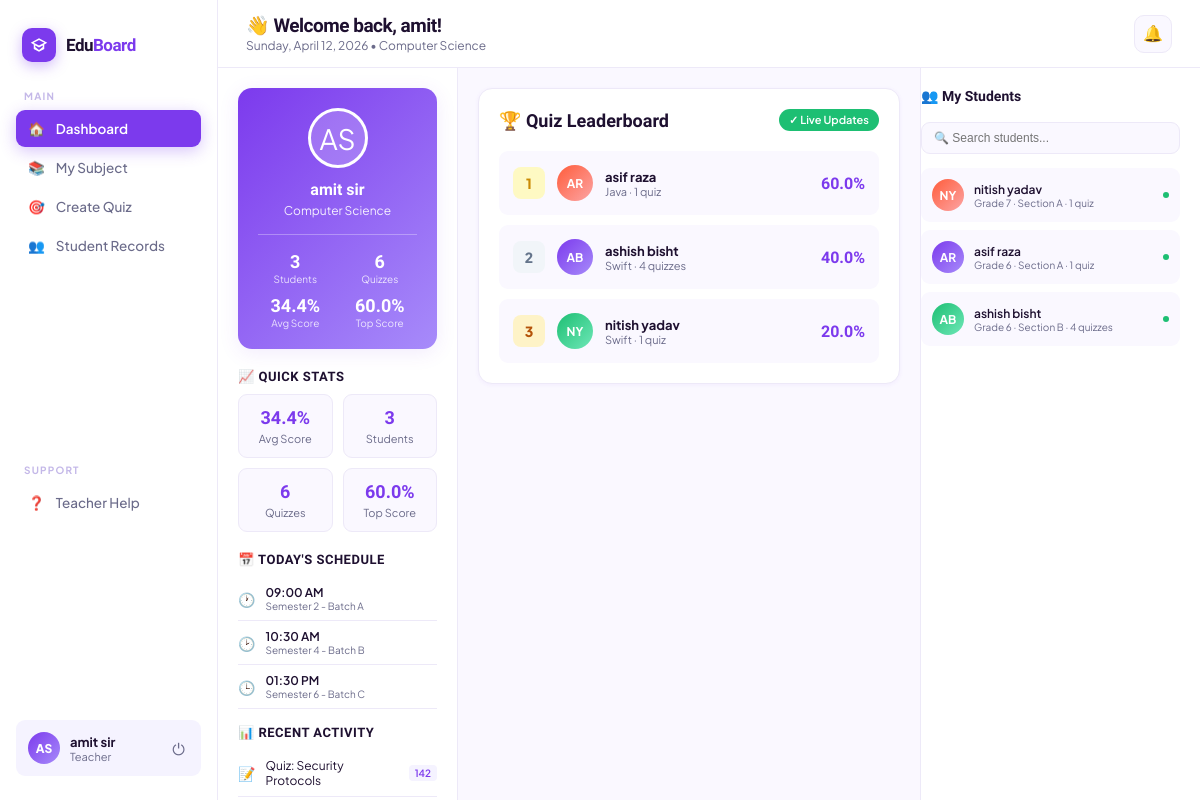
Screenshot of /teacher-dashboard (signed in) with the database file from the repository.
### app.py (models this page shows)
class User(db.Model):
    id            = db.Column(db.Integer, primary_key=True)
    first_name    = db.Column(db.String(80),  nullable=False)
    last_name     = db.Column(db.String(80),  nullable=False)
    email         = db.Column(db.String(150), unique=True, nullable=False)
    password_hash = db.Column(db.String(256), nullable=False)
    role          = db.Column(db.String(20),  default='student')   # student | teacher
    grade         = db.Column(db.String(20),  nullable=True)       # student only
    section       = db.Column(db.String(20),  nullable=True)       # student only
    subject       = db.Column(db.String(80),  nullable=True)       # teacher only
    staff_id      = db.Column(db.String(40),  nullable=True)       # teacher only
    created_at    = db.Column(db.DateTime,    default=datetime.utcnow)
    quiz_attempts = db.relationship('QuizAttempt', backref='user', lazy=True)
    @property
    def full_name(self):
        return f"{self.first_name} {self.last_name}"
    @property
    def initials(self):
        return f"{self.first_name[0]}{self.last_name[0]}".upper()

class QuizAttempt(db.Model):
    id          = db.Column(db.Integer, primary_key=True)
    user_id     = db.Column(db.Integer, db.ForeignKey('user.id'), nullable=True)
    subject     = db.Column(db.String(100), nullable=False)
    difficulty  = db.Column(db.String(20),  nullable=False)
    score       = db.Column(db.Integer,  default=0)
    total       = db.Column(db.Integer,  default=0)
    percentage  = db.Column(db.Float,   default=0.0)
    time_taken  = db.Column(db.Integer, default=0)   # seconds
    taken_at    = db.Column(db.DateTime, default=datetime.utcnow)
    questions   = db.relationship('QuizQuestion', backref='attempt', lazy=True)

### app.py (the view)
@app.route('/teacher-dashboard')
@login_required
def teacher_dashboard():
    user = current_user()
    if user.role != 'teacher':
        return redirect(url_for('dashboard'))
    students_raw = User.query.filter_by(role='student').order_by(User.created_at.desc()).all()
    student_data = []
    for s in students_raw:
        attempts = QuizAttempt.query.filter_by(user_id=s.id).all()
        avg  = round(sum(a.percentage for a in attempts) / len(attempts), 1) if attempts else 0
        best = round(max((a.percentage for a in attempts), default=0), 1)
        student_data.append({
            'id': s.id, 'name': s.full_name, 'initials': s.initials,
            'grade': s.grade or '', 'section': s.section or '',
            'quizzes': len(attempts), 'avg': avg, 'best': best,
        })
    all_attempts = QuizAttempt.query.all()
    teacher_stats = {
        'total_students': len(student_data),
        'total_quizzes':  len(all_attempts),
        'avg_score':  round(sum(a.percentage for a in all_attempts) / len(all_attempts), 1) if all_attempts else 0,
        'top_score':  round(max((a.percentage for a in all_attempts), default=0), 1),
    }
    leaderboard = _get_student_leaderboard()
    now = datetime.now().strftime('%A, %B %d, %Y')
    return render_template('teacher_dashboard.html',
                           user=user, students=student_data,
                           teacher_stats=teacher_stats,
                           leaderboard=leaderboard, now=now)

### app.py (called while the page is built)
def login_required(f):
    @wraps(f)
    def decorated(*args, **kwargs):
        if 'user_id' not in session:
            return redirect(url_for('login'))
        return f(*args, **kwargs)
    return decorated

def current_user():
    if 'user_id' in session:
        return User.query.get(session['user_id'])
    return None

def _get_student_leaderboard(limit=20):
    students = User.query.filter_by(role='student').all()
    rows = []
    for s in students:
        attempts = QuizAttempt.query.filter_by(user_id=s.id).all()
        if not attempts:
            continue
        best_a = max(attempts, key=lambda a: a.percentage)
        avg    = round(sum(a.percentage for a in attempts) / len(attempts), 1)
        rows.append({
            'id': s.id, 'name': s.full_name, 'initials': s.initials,
            'grade': s.grade or '', 'section': s.section or '',
            'quizzes': len(attempts), 'best': round(best_a.percentage, 1),
            'best_subject': best_a.subject, 'avg': avg,
        })
    rows.sort(key=lambda x: x['best'], reverse=True)
    return rows[:limit]

### templates/teacher_dashboard.html (shortened to what this page needs)
<!DOCTYPE html>
<html lang="en">
<head>
</head>
<body>
<aside class="sidebar">
  <div class="brand">
    <div class="brand-icon"><svg viewBox="0 0 24 24"><path d="M12 3L1 9l4 2.18v6L12 21l7-3.82v-6L23 9zm0 2.26L19.16 9 12 12.74 4.84 9zm5 9.26L12 18.74 7 14.52V12.5l5 2.74 5-2.74z"/></svg></div>
    <div class="brand-name">Edu<span>Board</span></div>
  </div>
  <div class="nav-group">
    <span class="nav-group-label">Main</span>
    <a class="nav-item active" href="/teacher-dashboard"><span>🏠</span> Dashboard</a>
    <a class="nav-item" href="/my-subject"><span>📚</span> My Subject</a>
    <a class="nav-item" href="/create-quiz"><span>🎯</span> Create Quiz</a>
    <a class="nav-item" href="/students"><span>👥</span> Student Records</a>
  </div>
  <div class="nav-group" style="margin-top:auto">
    <span class="nav-group-label">Support</span>
    <a class="nav-item" href="#" onclick="openHelp()"><span>❓</span> Teacher Help</a>
  </div>
  <div class="sidebar-user">
    <div class="su-avatar">{{ user.initials }}</div>
    <div class="su-info">
      <div class="su-name">{{ user.full_name }}</div>
      <div class="su-role">Teacher</div>
    </div>
    <a href="/logout" class="su-logout" title="Logout">⏻</a>
  </div>
</aside>
<div class="content-wrapper">
  <div class="topbar">
    <div class="topbar-left">
      <h1>👋 Welcome back, {{ user.first_name }}!</h1>
      <p>{{ now }} • {{ user.subject or "EduBoard Teacher" }}</p>
    </div>
    <div class="topbar-right">
      <button class="icon-btn" title="Notifications">🔔</button>
    </div>
  </div>
  <div class="body-layout">
    <div class="left-panel">
      <div class="profile-card">
        <div class="profile-avatar">{{ user.initials }}</div>
        <div class="profile-name">{{ user.full_name }}</div>
        <div class="profile-role">{{ user.subject or "Teacher" }}</div>
        <div class="profile-meta">
          <div class="meta-item">
            <span class="meta-val">{{ teacher_stats.total_students }}</span>
            <span class="meta-lbl">Students</span>
          </div>
          <div class="meta-item">
            <span class="meta-val">{{ teacher_stats.total_quizzes }}</span>
            <span class="meta-lbl">Quizzes</span>
          </div>
          <div class="meta-item">
            <span class="meta-val">{{ teacher_stats.avg_score }}%</span>
            <span class="meta-lbl">Avg Score</span>
          </div>
          <div class="meta-item">
            <span class="meta-val">{{ teacher_stats.top_score }}%</span>
            <span class="meta-lbl">Top Score</span>
          </div>
        </div>
      </div>
      <div class="section-title">📈 Quick Stats</div>
      <div class="stats-grid">
        <div class="stat-mini">
          <div class="stat-mini-val">{{ teacher_stats.avg_score }}%</div>
          <div class="stat-mini-lbl">Avg Score</div>
        </div>
        <div class="stat-mini">
          <div class="stat-mini-val">{{ teacher_stats.total_students }}</div>
          <div class="stat-mini-lbl">Students</div>
        </div>
        <div class="stat-mini">
          <div class="stat-mini-val">{{ teacher_stats.total_quizzes }}</div>
          <div class="stat-mini-lbl">Quizzes</div>
        </div>
        <div class="stat-mini">
          <div class="stat-mini-val">{{ teacher_stats.top_score }}%</div>
          <div class="stat-mini-lbl">Top Score</div>
        </div>
      </div>
      <div class="section-title">📅 Today's Schedule</div>
      <div class="list-item">
        <div class="list-icon">🕐</div>
        <div class="list-text">
          <div style="font-weight:600">09:00 AM</div>
          <div style="font-size:10px;color:var(--text-muted)">Semester 2 - Batch A</div>
        </div>
      </div>
      <div class="list-item">
        <div class="list-icon">🕑</div>
        <div class="list-text">
          <div style="font-weight:600">10:30 AM</div>
          <div style="font-size:10px;color:var(--text-muted)">Semester 4 - Batch B</div>
        </div>
      </div>
      <div class="list-item">
        <div class="list-icon">🕒</div>
        <div class="list-text">
          <div style="font-weight:600">01:30 PM</div>
          <div style="font-size:10px;color:var(--text-muted)">Semester 6 - Batch C</div>
        </div>
      </div>
      <div class="section-title">📊 Recent Activity</div>
      <div class="list-item">
        <div class="list-icon">📝</div>
        <div class="list-text">Quiz: Security Protocols</div>
        <div class="list-badge">142</div>
      </div>
    </div>
    <div class="middle">
      <div class="leaderboard-card">
        <div class="leaderboard-header">
          <div class="leaderboard-title">🏆 Quiz Leaderboard</div>
          <div class="update-badge">✓ Live Updates</div>
        </div>
        <div class="leaderboard-list" id="leaderboard">
          {% set rank_cls = ['rank-1','rank-2','rank-3'] %}
          {% set av_cols = ['linear-gradient(135deg,#FF5C3A,#FCA5A5)','linear-gradient(135deg,#7C3AED,#A78BFA)','linear-gradient(135deg,#1DBF73,#6EE7B7)','linear-gradient(135deg,#3B82F6,#93C5FD)','linear-gradient(135deg,#F59E0B,#FCD34D)','linear-gradient(135deg,#06B6D4,#67E8F9)','linear-gradient(135deg,#EC4899,#F472B6)','linear-gradient(135deg,#8B5CF6,#C4B5FD)','linear-gradient(135deg,#10B981,#6EE7B7)','linear-gradient(135deg,#D946EF,#F0ABFC)'] %}
          {% if leaderboard %}
            {% for s in leaderboard %}
            <div class="leaderboard-item" onclick="selectStudent(this, {{ s.id }})">
              <div class="rank-badge {{ rank_cls[loop.index0] if loop.index0 < 3 else 'rank-other' }}">{{ loop.index }}</div>
              <div class="student-avatar" style="background:{{ av_cols[loop.index0 % 10] }}">{{ s.initials }}</div>
              <div class="leaderboard-info">
                <div class="student-name">{{ s.name }}</div>
                <div class="student-class">{{ s.best_subject }} · {{ s.quizzes }} quiz{{ 'zes' if s.quizzes != 1 else '' }}</div>
              </div>
              <div class="student-score">{{ s.best }}%</div>
            </div>
            {% endfor %}
          {% else %}
            <div style="padding:32px;text-align:center;color:var(--text-muted);font-size:13px">
              🎯 No quiz data yet. Students will appear here once they take quizzes.
            </div>
          {% endif %}
        </div>
      </div>
    </div>
    <div class="right-panel">
      <div class="rp-header">
        <div class="rp-title">👥 My Students</div>
      </div>
      <input class="search-input" type="text" id="student-search" placeholder="🔍 Search students..." oninput="filterStudents()">
      <div class="student-list" id="student-list">
        {% set av_cols = ['linear-gradient(135deg,#FF5C3A,#FCA5A5)','linear-gradient(135deg,#7C3AED,#A78BFA)','linear-gradient(135deg,#1DBF73,#6EE7B7)','linear-gradient(135deg,#3B82F6,#93C5FD)','linear-gradient(135deg,#F59E0B,#FCD34D)','linear-gradient(135deg,#06B6D4,#67E8F9)','linear-gradient(135deg,#EC4899,#F472B6)','linear-gradient(135deg,#8B5CF6,#C4B5FD)','linear-gradient(135deg,#10B981,#6EE7B7)','linear-gradient(135deg,#D946EF,#F0ABFC)'] %}
        {% if students %}
          {% for s in students %}
          <div class="student-item" onclick="selectStudent(this, {{ s.id }})">
            <div class="si-avatar" style="background:{{ av_cols[loop.index0 % 10] }}">{{ s.initials }}</div>
            <div class="si-info">
              <div class="si-name">{{ s.name }}</div>
              <div class="si-meta">{{ s.grade or 'Student' }}{% if s.section %} · {{ s.section }}{% endif %} · {{ s.quizzes }} quiz{{ 'zes' if s.quizzes != 1 else '' }}</div>
            </div>
            <div class="si-status {% if s.quizzes == 0 %}inactive{% endif %}"></div>
          </div>
          {% endfor %}
        {% else %}
          <div style="padding:20px;text-align:center;color:var(--text-muted);font-size:13px">No students registered yet.</div>
        {% endif %}
      </div>
    </div>
  </div>
</div>
</body>
</html>

### rows the page displays
User: initials "AS", full_name "amit sir", first_name "amit", subject "Computer Science"
QuizAttempt: best_subject "Java"
QuizAttempt: best_subject "Swift"
QuizAttempt: best_subject "Swift"
User: initials "NY", name "nitish yadav", grade "Grade 7", section "Section A", quizzes "1"
User: initials "AR", name "asif raza", grade "Grade 6", section "Section A", quizzes "1"
User: initials "AB", name "ashish bisht", grade "Grade 6", section "Section B", quizzes "4", quizzes "zes"

### other values shown
{{ teacher_stats.total_students }} "3"
{{ teacher_stats.total_quizzes }} "6"
{{ teacher_stats.avg_score }} "34.4"
{{ teacher_stats.top_score }} "60.0"
{{ s.initials }} "AR" "AB" "NY"
{{ s.name }} "asif raza" "ashish bisht" "nitish yadav"
{{ s.quizzes }} "1" "4" "1"
{{ s.best }} "60.0" "40.0" "20.0"
{{ 'zes' if s.quizzes != 1 else '' }} "zes"
